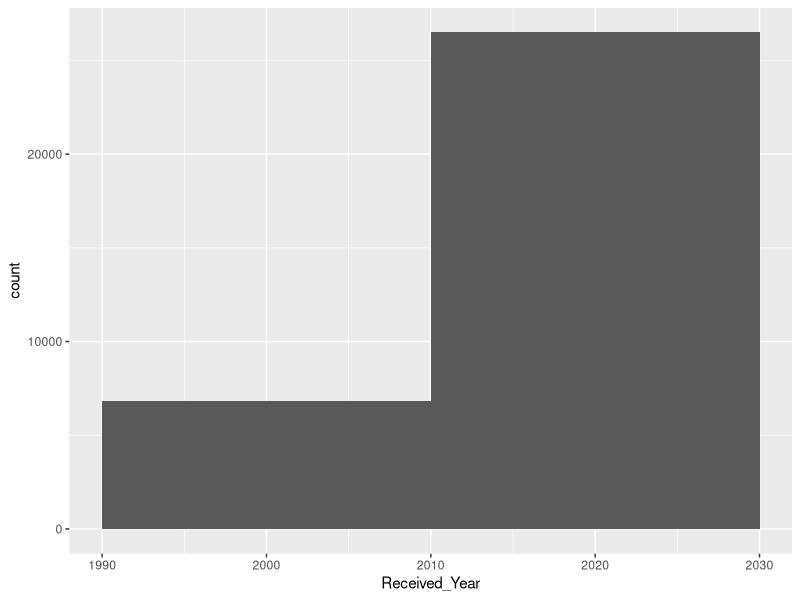
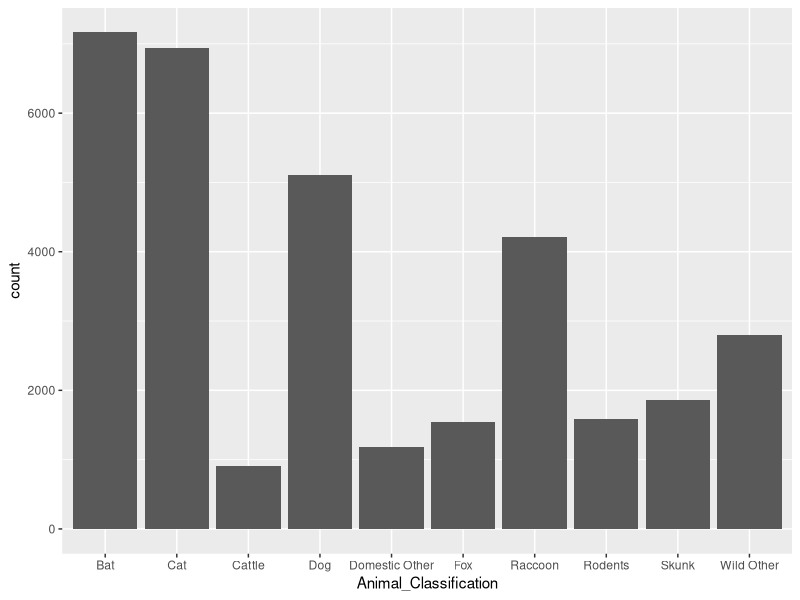

Write R code to recreate these figures, in order. (Note: this script raises an error after producing the figures.)
## ---- chunk 1
rm(list=ls()) 
library(tidyverse)
library(here)
## ---- chunk 2
rabies<- read.csv(here("data", "Rabies_Laboratory_Submissions.csv"))
## ---- chunk 3
rabies %>% select(1:7)
## ---- chunk 4
summary(rabies)
## ---- chunk 5
names(rabies)
names(rabies) <- c("Received_Year", "Received_Month","Report_Date", "County_Name",
"Animal_Classification", "Number_of_Samples","Positive_Samples")
## ---- chunk 6
rabies$County_Name <- as.factor(rabies$County_Name)
rabies$Animal_Classification<- as.factor(rabies$Animal_Classification)
rabies$Report_Date<- mdy(rabies$Report_Date) 
levels(rabies$County_Name)
levels(rabies$Animal_Classification)
## ---- chunk 7
ggplot(rabies, aes( x = Received_Year)) +
  geom_histogram(bins = 10,binwidth = 20) 
ggplot(rabies, aes(x = Animal_Classification)) + 
  geom_histogram(stat= "count")
## ---- chunk 8

## ---- chunk 9
animal_summary <- rabies %>% group_by(Received_Year, Animal_Classification) %>% summarise(
  Number_Samples = sum(Number_Samples),
  Positive_Samples = sum(Positive_Samples),
  mean_percent_pos = mean(percent_pos)
  
)


## ---- chunk 10

